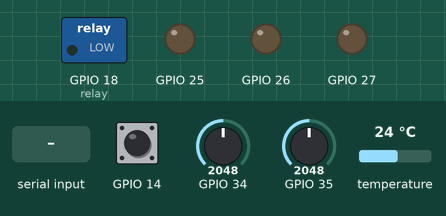
A program run on a simulated ESP32. On the bench: switched loads named in the program (green lamp = pin HIGH), output pins drawn as LEDs (lit = HIGH). Dashed ring = blinking. The test bench sets the inputs (shaded band); at power-on: GPIO 14 HIGH, GPIO 34 = 2048, GPIO 35 = 2048, temperature 24 °C. WiFi joins after 1.5 s; servers stay silent unless stated; uploads are accepted with an empty reply; what the program prints to the serial monitor is not drawn.

Above: at 3.0 s.
3.1 s: "s90\n" received over Serial
At 14.15 s:
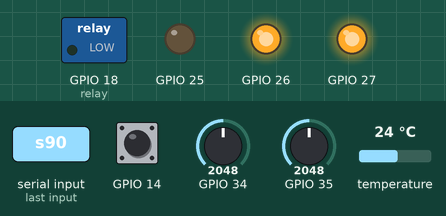
14.6 s: GPIO 14 pulled LOW for 3.2 s
19.9 s: "s 45\n" received over Serial
At 22.0 s:
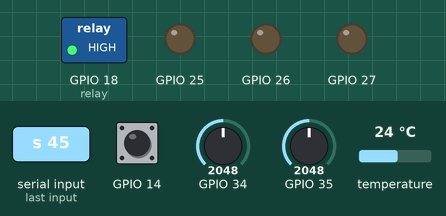
23.4 s: GPIO 34 set to 1228
At 30.23 s:
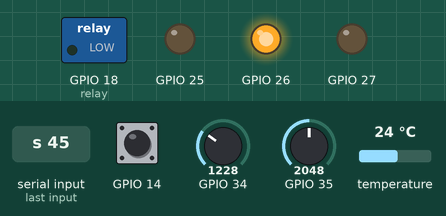
37.4 s: GPIO 14 pulled LOW for 3.2 s
At 42.45 s:
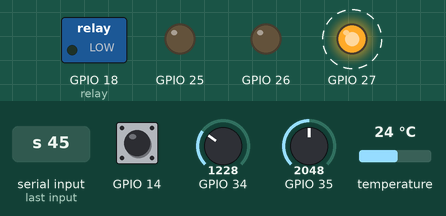
43.9 s: "S90\n" received over Serial
At 44.03 s:
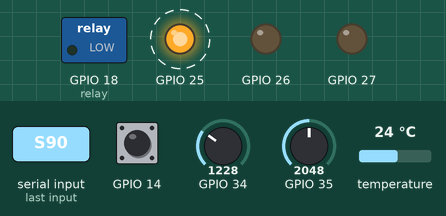
Timing chart, 0 to 46.9 s (numbered marks = the images above; inputs shaded):
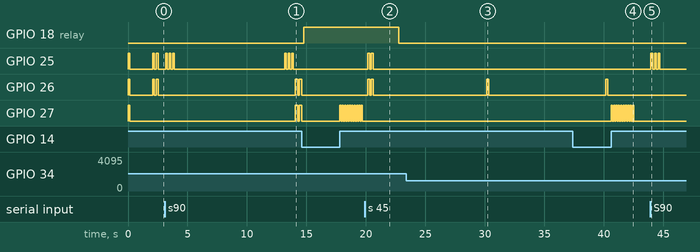

The program:

main.cpp
```cpp
// OsoSense Embedded Application (ESP32): soil EC, moisture and temperature sent to the Edge Service.
// Wokwi has no EC probe or capacitive moisture sensor, so both are simulated with potentiometers.
#include <Arduino.h>
#include <WiFi.h>
#include "Config.h"
#if REAL_BOARD
#include "soc/rtc_cntl_reg.h"
#include "soc/soc.h"
#endif
#include "OsoSenseDevice.h"

OsoSenseDevice device(EdgeServiceClient(EDGE_SERVICE_URL, DEVICE_CODE, DEVICE_API_KEY),
                      CROP_THRESHOLD_DSM, SAMPLE_INTERVAL_MS);

void connectWifi() {
#if REAL_BOARD
  // The radio's current peaks brown out the board on a weak USB port or cable (a laptop on battery), at start-up
  // and again on every send, so the brownout reset stays off in this build and a lower TX power is enough indoors.
  // Credentials are not written to flash and nothing else writes it, so a dip cannot corrupt it.
  // With a good 5 V supply (charger or power bank) the board does not need this.
  WRITE_PERI_REG(RTC_CNTL_BROWN_OUT_REG, 0);
  WiFi.persistent(false);
  WiFi.mode(WIFI_STA);
  WiFi.setTxPower(WIFI_POWER_8_5dBm);
  // Modem sleep lets the radio doze between beacons; behind a phone hotspot the Edge's answer then gets lost.
  WiFi.setSleep(false);
#endif
  WiFi.begin(WIFI_SSID, WIFI_PASSWORD, WIFI_CHANNEL);
  Serial.print("Connecting to Wi-Fi");
  for (int i = 0; i < 40 && WiFi.status() != WL_CONNECTED; i++) {
    delay(250);
    Serial.print(".");
  }
  if (WiFi.status() == WL_CONNECTED)
    Serial.printf(" connected, IP %s, signal %d dBm\n", WiFi.localIP().toString().c_str(), WiFi.RSSI());
  else
    Serial.println(" offline");
}

void setup() {
  Serial.begin(115200);
  device.begin();
#if !OFFLINE_MODE
  connectWifi();
#else
  Serial.println("Offline mode: no Wi-Fi, readings only");
#endif
}

void loop() {
#if !OFFLINE_MODE
  // Retry now and then: calling reconnect on every loop restarts the attempt before it can finish.
  static unsigned long lastWifiRetryAt = 0;
  if (WiFi.status() != WL_CONNECTED && millis() - lastWifiRetryAt >= WIFI_RETRY_MS) {
    lastWifiRetryAt = millis();
    Serial.println("Wi-Fi lost, reconnecting");
    WiFi.reconnect();
  }
#endif
  device.update();
  delay(10);
}
```

Actuator.cpp
```cpp
#include "Actuator.h"

Actuator::Actuator(int pin, CommandHandler *commandHandler) : pin(pin), handler(commandHandler) {}

void Actuator::handle(Command command) {
  if (handler != nullptr) handler->handle(command);
}

void Actuator::setHandler(CommandHandler *commandHandler) { handler = commandHandler; }
```

Actuator.h
```cpp
#ifndef ACTUATOR_H
#define ACTUATOR_H

#include "CommandHandler.h"

// ModestIoT: an actuator drives a pin when it receives commands.
class Actuator : public CommandHandler {
protected:
  int pin;
  CommandHandler *handler;

public:
  explicit Actuator(int pin, CommandHandler *commandHandler = nullptr);
  void handle(Command command) override;
  void setHandler(CommandHandler *commandHandler);
  int getPin() const { return pin; }
};

#endif
```

AnalogSoilSensor.cpp
```cpp
#include "AnalogSoilSensor.h"
#include <Arduino.h>

const Event AnalogSoilSensor::READING_TAKEN_EVENT = Event(READING_TAKEN_EVENT_ID);

AnalogSoilSensor::AnalogSoilSensor(int pin, float maxValue, int rawAtZero, int rawAtMax, int samples,
                                   EventHandler *eventHandler)
    : Sensor(pin, eventHandler), maxValue(maxValue), rawAtZero(rawAtZero), rawAtMax(rawAtMax), samples(samples) {}

float AnalogSoilSensor::read() {
  long total = 0;
  for (int i = 0; i < samples; i++) {
    total += analogRead(pin);
    delay(2);
  }
  lastRaw = total / samples;
  float value = (lastRaw - rawAtZero) / (float)(rawAtMax - rawAtZero) * maxValue;
  value = constrain(value, 0.0f, maxValue);
  on(READING_TAKEN_EVENT);
  return value;
}
```

AnalogSoilSensor.h
```cpp
#ifndef ANALOG_SOIL_SENSOR_H
#define ANALOG_SOIL_SENSOR_H

#include "Sensor.h"

// Analog probe on an ADC pin, scaled linearly from [rawAtZero, rawAtMax] to [0, maxValue].
// Used for the EC probe and the capacitive moisture sensor; rawAtZero > rawAtMax handles inverse sensors.
class AnalogSoilSensor : public Sensor {
  float maxValue;
  int rawAtZero;
  int rawAtMax;
  int samples;
  int lastRaw = 0;

public:
  static const int READING_TAKEN_EVENT_ID = 10;
  static const Event READING_TAKEN_EVENT;

  AnalogSoilSensor(int pin, float maxValue, int rawAtZero = 0, int rawAtMax = 4095, int samples = 8,
                   EventHandler *eventHandler = nullptr);
  float read();  // average of several samples to remove noise, clamped to [0, maxValue]
  int raw() const { return lastRaw; }  // last averaged ADC value, for calibration
};

#endif
```

Button.cpp
```cpp
#include "Button.h"
#include <Arduino.h>

const Event Button::SHORT_PRESS_EVENT = Event(SHORT_PRESS_EVENT_ID);
const Event Button::LONG_PRESS_EVENT = Event(LONG_PRESS_EVENT_ID);

Button::Button(int pin, EventHandler *eventHandler, unsigned long longPressMs)
    : Sensor(pin, eventHandler), longPressMs(longPressMs) {}

void Button::begin() { pinMode(pin, INPUT_PULLUP); }

void Button::update() {
  bool down = digitalRead(pin) == LOW;
  if (down && !pressed) {
    pressed = true;
    pressedAt = millis();
  } else if (!down && pressed) {
    pressed = false;
    unsigned long held = millis() - pressedAt;
    if (held < 30) return;  // debounce
    on(held >= longPressMs ? LONG_PRESS_EVENT : SHORT_PRESS_EVENT);
  }
}
```

Button.h
```cpp
#ifndef BUTTON_H
#define BUTTON_H

#include "Sensor.h"

// ModestIoT framework push button (INPUT_PULLUP). Emits a short or long press event on release.
class Button : public Sensor {
  unsigned long longPressMs;
  unsigned long pressedAt = 0;
  bool pressed = false;

public:
  static const int SHORT_PRESS_EVENT_ID = 0;
  static const int LONG_PRESS_EVENT_ID = 1;
  static const Event SHORT_PRESS_EVENT;
  static const Event LONG_PRESS_EVENT;

  Button(int pin, EventHandler *eventHandler = nullptr, unsigned long longPressMs = 3000);
  void begin();   // call it from setup()
  void update();  // call it on every loop
};

#endif
```

Command.h
```cpp
#ifndef COMMAND_H
#define COMMAND_H

// ModestIoT: an order given to an actuator.
struct Command {
  int id;
  explicit Command(int id = 0) : id(id) {}
  bool operator==(const Command &other) const { return id == other.id; }
};

#endif
```

CommandHandler.h
```cpp
#ifndef COMMAND_HANDLER_H
#define COMMAND_HANDLER_H

#include "Command.h"

class CommandHandler {
public:
  virtual void handle(Command command) = 0;
  virtual ~CommandHandler() = default;
};

#endif
```

Device.h
```cpp
#ifndef DEVICE_H
#define DEVICE_H

#include "EventHandler.h"
#include "CommandHandler.h"

// ModestIoT: a device receives events from its sensors and gives commands to its actuators.
class Device : public EventHandler, public CommandHandler {
public:
  void on(Event event) override = 0;
  void handle(Command command) override = 0;
};

#endif
```

EdgeServiceClient.cpp
```cpp
#include "EdgeServiceClient.h"
#include <HTTPClient.h>
#include <WiFi.h>
#include <math.h>

EdgeServiceClient::EdgeServiceClient(const char *url, const char *deviceCode, const char *apiKey)
    : url(url), deviceCode(deviceCode), apiKey(apiKey) {}

String EdgeServiceClient::toJson(const SoilReading &reading) const {
  String body = "{\"deviceId\":\"" + String(deviceCode) + "\"";
  body += ",\"conductivityDsM\":" + String(reading.conductivityDsM, 2);
  body += ",\"moisturePercent\":" + String(reading.moisturePercent, 1);
  // Without the DS18B20 the Edge stores the reading raw and does not send it (TS08).
  if (reading.hasTemperature()) body += ",\"temperatureCelsius\":" + String(reading.temperatureCelsius, 1);
  body += "}";
  return body;
}

EdgeResponse EdgeServiceClient::send(const SoilReading &reading) {
  EdgeResponse response{-1, NAN, ""};
  if (WiFi.status() != WL_CONNECTED) return response;

  HTTPClient http;
  http.begin(url);
  http.setTimeout(5000);
  http.addHeader("Content-Type", "application/json");
  http.addHeader("X-API-Key", apiKey);
  response.httpStatus = http.POST(toJson(reading));
  if (response.reached()) {
    String payload = http.getString();
    response.compensatedConductivityDsM = numberField(payload, "compensatedConductivityDsM");
    response.status = textField(payload, "status");
  }
  http.end();
  return response;
}

// The Edge answers a small flat JSON object, so a field lookup is enough (no JSON library on the device).
float EdgeServiceClient::numberField(const String &json, const char *field) {
  String key = String("\"") + field + "\":";
  int at = json.indexOf(key);
  if (at < 0) return NAN;
  int start = at + key.length();
  while (start < (int)json.length() && json[start] == ' ') start++;
  if (json.startsWith("null", start)) return NAN;
  return json.substring(start).toFloat();
}

String EdgeServiceClient::textField(const String &json, const char *field) {
  String key = String("\"") + field + "\":";
  int at = json.indexOf(key);
  if (at < 0) return "";
  int start = json.indexOf('"', at + key.length());
  if (start < 0) return "";
  int end = json.indexOf('"', start + 1);
  return end < 0 ? "" : json.substring(start + 1, end);
}
```

EdgeServiceClient.h
```cpp
#ifndef EDGE_SERVICE_CLIENT_H
#define EDGE_SERVICE_CLIENT_H

#include <Arduino.h>
#include "SoilReading.h"

struct EdgeResponse {
  int httpStatus;                    // < 0 when the gateway could not be reached
  float compensatedConductivityDsM;  // NAN when the Edge did not compensate it
  String status;                     // PENDING, SYNCHRONIZED, UNCOMPENSATED or DISCARDED
  bool reached() const { return httpStatus > 0; }
};

// Sends readings to the Edge Service: POST /api/v1/soil-readings with X-API-Key.
class EdgeServiceClient {
  const char *url;
  const char *deviceCode;
  const char *apiKey;
  static float numberField(const String &json, const char *field);
  static String textField(const String &json, const char *field);

public:
  EdgeServiceClient(const char *url, const char *deviceCode, const char *apiKey);
  String toJson(const SoilReading &reading) const;
  EdgeResponse send(const SoilReading &reading);
};

#endif
```

Event.h
```cpp
#ifndef EVENT_H
#define EVENT_H

// ModestIoT: something that happened in a sensor.
struct Event {
  int id;
  explicit Event(int id = 0) : id(id) {}
  bool operator==(const Event &other) const { return id == other.id; }
};

#endif
```

EventHandler.h
```cpp
#ifndef EVENT_HANDLER_H
#define EVENT_HANDLER_H

#include "Event.h"

class EventHandler {
public:
  virtual void on(Event event) = 0;
  virtual ~EventHandler() = default;
};

#endif
```

FlushPolicy.cpp
```cpp
#include "FlushPolicy.h"

FlushPolicy::FlushPolicy(int confirmReadings, unsigned long cooldownMs, int maxCycles, float saturatedPercent)
    : confirmReadings(confirmReadings), cooldownMs(cooldownMs), maxCycles(maxCycles), saturatedPercent(saturatedPercent) {}

FlushPolicy::Decision FlushPolicy::evaluate(float conductivityDsM, float cropThresholdDsM, float moisturePercent,
                                            unsigned long now) {
  float ratio = conductivityDsM / cropThresholdDsM;
  if (ratio < 1.0f) {  // back to Normal: the problem is solved, restart the counters
    criticalStreak = 0;
    cycles = 0;
    return NONE;
  }
  if (ratio < CRITICAL_RATIO) {
    criticalStreak = 0;
    return NONE;
  }
  if (++criticalStreak < confirmReadings) return NONE;  // one noisy reading is not enough
  if (cycles >= maxCycles) return MAX_CYCLES_REACHED;
  if (moisturePercent >= saturatedPercent) return SOIL_SATURATED;
  if (hasFlushed && now - lastFlushEndedAt < cooldownMs) return WAIT_COOLDOWN;
  return START;
}
```

FlushPolicy.h
```cpp
#ifndef FLUSH_POLICY_H
#define FLUSH_POLICY_H

// Decides when the contingency (washing the soil with fresh water) may start. Pure logic, no hardware.
// Rules: Critical level (EC >= CRITICAL_RATIO x crop threshold) confirmed by several readings in a row, soil not
// saturated, a cooldown between washes so the water drains and the next reading is real, and a maximum of washes
// before asking for a person. The count restarts when the salinity gets back to Normal.
class FlushPolicy {
  int confirmReadings;
  unsigned long cooldownMs;
  int maxCycles;
  float saturatedPercent;
  int criticalStreak = 0;
  int cycles = 0;
  bool hasFlushed = false;
  unsigned long lastFlushEndedAt = 0;

public:
  enum Decision { NONE, START, WAIT_COOLDOWN, MAX_CYCLES_REACHED, SOIL_SATURATED };
  static constexpr float CRITICAL_RATIO = 1.5f;  // same cut as the platform's SalinityAlert CRITICAL

  FlushPolicy(int confirmReadings, unsigned long cooldownMs, int maxCycles, float saturatedPercent);
  Decision evaluate(float conductivityDsM, float cropThresholdDsM, float moisturePercent, unsigned long now);
  void flushStarted() { cycles++; }
  void flushFinished(unsigned long now) { hasFlushed = true; lastFlushEndedAt = now; }
  int getCycles() const { return cycles; }
  int getMaxCycles() const { return maxCycles; }
};

#endif
```

FlushPump.cpp
```cpp
#include "FlushPump.h"
#include <Arduino.h>

const Command FlushPump::START_FLUSH_COMMAND = Command(START_FLUSH_COMMAND_ID);
const Command FlushPump::STOP_FLUSH_COMMAND = Command(STOP_FLUSH_COMMAND_ID);

FlushPump::FlushPump(int pin, bool activeLow, unsigned long durationMs, CommandHandler *commandHandler)
    : Actuator(pin, commandHandler), activeLow(activeLow), durationMs(durationMs) {}

// A 5 V active-low module still switches on with 3.3 V on IN, so the pin floats to turn it off and goes LOW to turn it on.
void FlushPump::drive(bool on) {
  if (activeLow) {
    if (on) {
      pinMode(pin, OUTPUT);
      digitalWrite(pin, LOW);
    } else {
      pinMode(pin, INPUT);
    }
    return;
  }
  pinMode(pin, OUTPUT);
  digitalWrite(pin, on ? HIGH : LOW);
}

void FlushPump::begin() { drive(false); }

void FlushPump::handle(Command command) {
  if (command == START_FLUSH_COMMAND && !running) {
    running = true;
    startedAt = millis();
    drive(true);
  } else if (command == STOP_FLUSH_COMMAND && running) {
    running = false;
    drive(false);
  }
  Actuator::handle(command);
}

bool FlushPump::update(unsigned long now) {
  if (!running || now - startedAt < durationMs) return false;
  handle(STOP_FLUSH_COMMAND);
  return true;
}
```

FlushPump.h
```cpp
#ifndef FLUSH_PUMP_H
#define FLUSH_PUMP_H

#include "Actuator.h"

// Contingency actuator: a mini water pump switched by a 1-channel relay module. It sends fresh water to the pot to wash
// the salts out (leaching) when the salinity stays Critical. It never runs longer than the maximum duration it is given.
class FlushPump : public Actuator {
  bool activeLow;
  bool running = false;
  unsigned long startedAt = 0;
  unsigned long durationMs = 0;
  void drive(bool on);

public:
  static const int START_FLUSH_COMMAND_ID = 300;
  static const int STOP_FLUSH_COMMAND_ID = 301;
  static const Command START_FLUSH_COMMAND;
  static const Command STOP_FLUSH_COMMAND;

  FlushPump(int pin, bool activeLow, unsigned long durationMs, CommandHandler *commandHandler = nullptr);
  void begin();  // call it from setup(): the pump starts off
  void handle(Command command) override;
  // Call it on every loop: stops the pump when its time is over. Returns true on the loop where it stopped.
  bool update(unsigned long now);
  bool isRunning() const { return running; }
};

#endif
```

Led.cpp
```cpp
#include "Led.h"
#include <Arduino.h>

const Command Led::TURN_ON_COMMAND = Command(TURN_ON_COMMAND_ID);
const Command Led::TURN_OFF_COMMAND = Command(TURN_OFF_COMMAND_ID);
const Command Led::TOGGLE_COMMAND = Command(TOGGLE_COMMAND_ID);

Led::Led(int pin, bool initialState, CommandHandler *commandHandler)
    : Actuator(pin, commandHandler), state(initialState) {}

void Led::begin() {
  pinMode(pin, OUTPUT);
  digitalWrite(pin, state ? HIGH : LOW);
}

void Led::handle(Command command) {
  if (command == TURN_ON_COMMAND) setState(true);
  else if (command == TURN_OFF_COMMAND) setState(false);
  else if (command == TOGGLE_COMMAND) setState(!state);
  Actuator::handle(command);
}

void Led::setState(bool newState) {
  state = newState;
  digitalWrite(pin, state ? HIGH : LOW);
}
```

Led.h
```cpp
#ifndef LED_H
#define LED_H

#include "Actuator.h"

// ModestIoT framework LED on a digital pin.
class Led : public Actuator {
  bool state;

public:
  static const int TURN_ON_COMMAND_ID = 0;
  static const int TURN_OFF_COMMAND_ID = 1;
  static const int TOGGLE_COMMAND_ID = 2;
  static const Command TURN_ON_COMMAND;
  static const Command TURN_OFF_COMMAND;
  static const Command TOGGLE_COMMAND;

  explicit Led(int pin, bool initialState = false, CommandHandler *commandHandler = nullptr);
  void begin();  // call it from setup()
  void handle(Command command) override;
  bool getState() const { return state; }
  void setState(bool newState);
};

#endif
```

OsoSenseDevice.h
```cpp
#ifndef OSOSENSE_DEVICE_H
#define OSOSENSE_DEVICE_H

#include "Device.h"
#include "AnalogSoilSensor.h"
#include "SoilTemperatureSensor.h"
#include "Button.h"
#include "StatusLight.h"
#include "FlushPump.h"
#include "FlushPolicy.h"
#include "EdgeServiceClient.h"
#include <math.h>

// OsoSense field device: samples the soil, sends the reading to the Edge Service and shows the salinity level.
class OsoSenseDevice : public Device {
  AnalogSoilSensor conductivityProbe;
  AnalogSoilSensor moistureSensor;
  SoilTemperatureSensor temperatureSensor;
  Button button;
  StatusLight statusLight;
  FlushPump pump;
  FlushPolicy flushPolicy;
  FlushPolicy::Decision lastDecision = FlushPolicy::NONE;
  EdgeServiceClient edgeClient;
  float cropThresholdDsM;
  unsigned long sampleIntervalMs;
  unsigned long lastSampleAt = 0;
  bool firstSample = true;
  float simulatedDsM = NAN;  // demo without salt: EC that replaces the probe's; NAN when the demo is off
  unsigned long simulationStartedAt = 0;

  SoilReading takeReading();
  bool simulating() const { return !isnan(simulatedDsM); }
  void toggleSimulation();
  Command levelCommand(float conductivityDsM) const;
  void applyContingency(float conductivityDsM, float moisturePercent);
  const char *pumpStateName() const;
  void printPumpState() const;

public:
  static const int TAKE_READING_COMMAND_ID = 200;
  static const int START_PAIRING_COMMAND_ID = 201;
  static const Command TAKE_READING_COMMAND;
  static const Command START_PAIRING_COMMAND;

  OsoSenseDevice(EdgeServiceClient edgeClient, float cropThresholdDsM, unsigned long sampleIntervalMs);
  void begin();
  void update();  // call it on every loop
  void on(Event event) override;
  void handle(Command command) override;
};

#endif
```

Sensor.cpp
```cpp
#include "Sensor.h"

Sensor::Sensor(int pin, EventHandler *eventHandler) : pin(pin), handler(eventHandler) {}

void Sensor::on(Event event) {
  if (handler != nullptr) handler->on(event);
}

void Sensor::setHandler(EventHandler *eventHandler) { handler = eventHandler; }
```

Source omitted: OsoSenseDevice.cpp (8796 bytes), Sensor.h (422 bytes), SoilReading.h (284 bytes), SoilTemperatureSensor.cpp (773 bytes), SoilTemperatureSensor.h (559 bytes), StatusLight.cpp (2227 bytes), StatusLight.h (1126 bytes), Config.h (4802 bytes)

Measured:
- after the input at 3.1 s, GPIO 27: LOW → HIGH after 11.0 s, → LOW 0.20 s later, → HIGH 0.15 s later
- after the input at 19.9 s, GPIO 26: alternates HIGH for 0.15 s and LOW for 0.15 s, 4 changes in all, then stays LOW, starting after 0.26 s
- after the input at 23.4 s, GPIO 25: stops changing and stays LOW; GPIO 26: goes on until 30.3 s, then stays LOW
- after the input at 37.4 s, GPIO 27: alternates HIGH for 0.10 s and LOW for 0.10 s, 20 changes in all, then stays LOW, starting after 3.2 s
- after the input at 43.9 s, GPIO 25: alternates HIGH for 0.15 s and LOW for 0.15 s, 6 changes in all, then stays LOW, starting after 0.06 s
